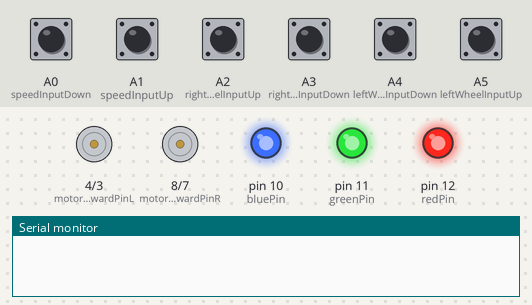
The sketch below on a simulated Arduino Uno, built with avr-gcc and run on an emulated ATmega328P. Parts: motor-driver pin pairs drawn as motors (green arrow = first pin HIGH = forward, orange = second pin HIGH = backward, longer = more drive, scaled by the enable pin), output pins drawn as LEDs (lit = HIGH), the last lines printed to the serial monitor. The inputs (shaded band) are chosen by the test bench; at power-on: A0 (speedInputDown), A1 (speedInputUp), A2 (rightWheelInputUp), A3 (rightWheelInputDown), A4 (leftWheelInputDown), A5 (leftWheelInputUp) LOW.

Above: at 1.2 s.
1.3 s: A0 (speedInputDown) pulled HIGH for 0.15 s
At 2.4 s:
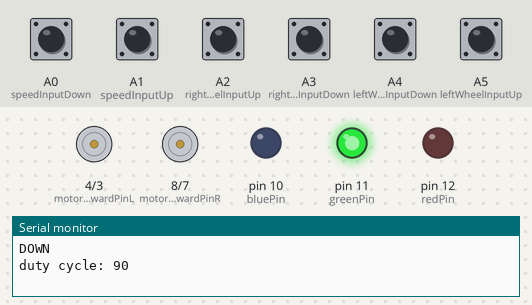
2.9 s: A1 (speedInputUp) pulled HIGH for 0.15 s
At 3.6 s:
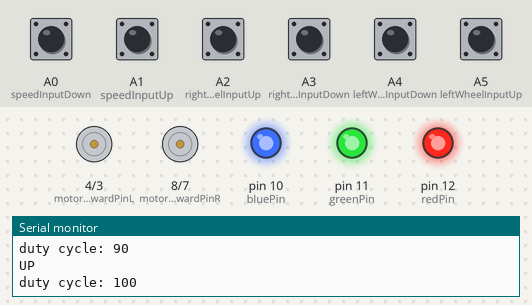
4.5 s: A2 (rightWheelInputUp) pulled HIGH for 0.15 s
At 4.58 s:
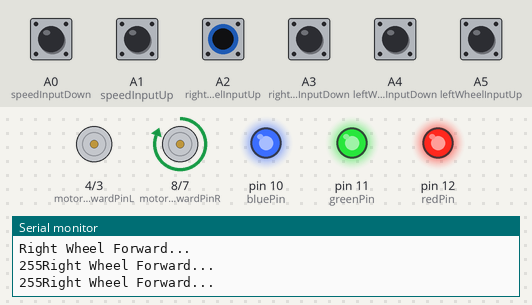
6.1 s: A3 (rightWheelInputDown) pulled HIGH for 0.15 s
At 6.18 s:
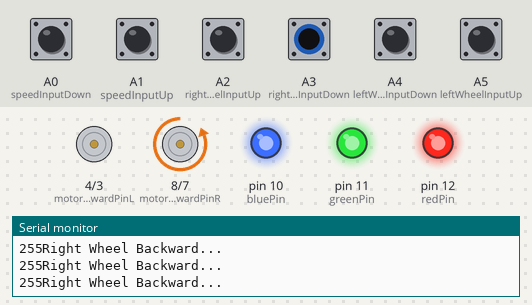
7.7 s: A4 (leftWheelInputDown) pulled HIGH for 0.15 s
At 7.78 s:
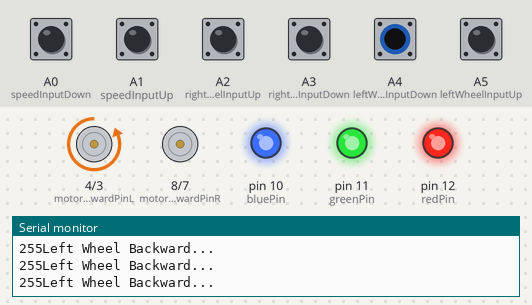
9.3 s: A5 (leftWheelInputUp) pulled HIGH for 0.15 s
At 9.37 s:
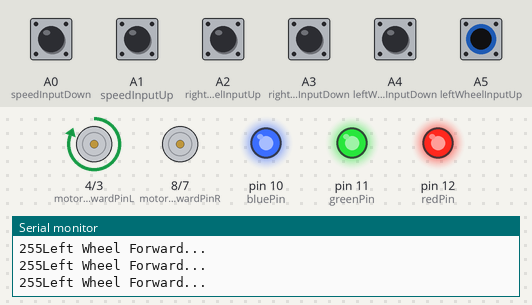
Timing chart, 0 to 11.9 s (numbered marks = the images above; inputs shaded):
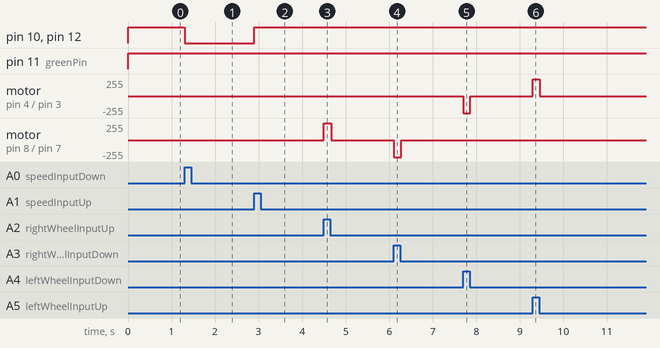

The sketch:

Arduino_Nano_Code.ino
```cpp
int duty_cycle = 100;
bool falling_edge = 1;
bool rising_edge = 1;

//define Analog input pins for the receiver

const int speedInputUp = A1;
const int speedInputDown = A0;
const int rightWheelInputUp = A2;
const int rightWheelInputDown = A3;
const int leftWheelInputUp = A5;
const int leftWheelInputDown = A4;

//define output pins to right motor
const int motorSpeedPinR = 5;
const int motorForwardPinR = 8; //used to be 8
const int motorBackwardPinR = 7;

//define output pins to left motor
const int motorSpeedPinL = 6;
const int motorForwardPinL = 4;
const int motorBackwardPinL = 3;

//define LED pins
const int redPin = 12;
const int greenPin = 11;
const int bluePin = 10; //used to be 2

//create variable for data to be used right
int motorSpeedValR = 0;
bool motorForwardR = false;
bool motorBackwardR = false;

//create variable for data to be used left
int motorSpeedValL = 0;
bool motorForwardL = false;
bool motorBackwardL = false;

void setup() {
  // put your setup code here, to run once:
  pinMode(speedInputUp, INPUT);
  pinMode(speedInputDown, INPUT);
  pinMode(rightWheelInputUp, INPUT);
  pinMode(rightWheelInputDown, INPUT);
  pinMode(leftWheelInputUp, INPUT);
  pinMode(leftWheelInputDown, INPUT);

  pinMode(motorSpeedPinR, OUTPUT);
  pinMode(motorForwardPinR, OUTPUT);
  pinMode(motorBackwardPinR, OUTPUT);

  pinMode(motorSpeedPinL, OUTPUT);
  pinMode(motorForwardPinL, OUTPUT);
  pinMode(motorBackwardPinL, OUTPUT);


  pinMode(redPin, OUTPUT);
  pinMode(bluePin, OUTPUT);
  pinMode(greenPin, OUTPUT);

  Serial.begin(9600);
}

void loop() {
  // put your main code here, to run repeatedly:

  speedControl();

  if (digitalRead(rightWheelInputUp)) {
      motorForwardR = true;
      motorBackwardR = false;
      Serial.println("Right Wheel Forward... ");
      Serial.print(motorSpeedValR);
    }
  else if (digitalRead(rightWheelInputDown)) {
      motorForwardR = false;
      motorBackwardR = true;
      Serial.println("Right Wheel Backward... ");
      Serial.print(motorSpeedValR);
    }
  else  {
      motorForwardR = false;
      motorBackwardR = false;
  }


  if (digitalRead(leftWheelInputUp)) {
      motorForwardL = true;
      motorBackwardL = false;
      Serial.println("Left Wheel Forward... ");
      Serial.print(motorSpeedValL);
    }
  else if (digitalRead(leftWheelInputDown)) {
      motorForwardL = false;
      motorBackwardL = true;
      Serial.println("Left Wheel Backward... ");
      Serial.print(motorSpeedValL);
    }
  else  {
      motorForwardL = false;
      motorBackwardL = false;
  }

    updateMotors();
}

int speedControl()  {


  if (digitalRead(speedInputUp)) {
    if (rising_edge == 1) {
      rising_edge = 0;
//      digitalWrite(8, HIGH);
      Serial.println("UP");
      if (duty_cycle >= 100) {
        duty_cycle = 100;
      }
      else duty_cycle += 10;
      Serial.print("duty cycle: ");
      Serial.println(duty_cycle);
    }
  }
  else {
    rising_edge = 1;
//    digitalWrite(8, LOW);
  }


  if (digitalRead(speedInputDown)) {
    if (falling_edge == 1) {
      falling_edge = 0;
//      digitalWrite(9, HIGH);
      Serial.println("DOWN");
      if (duty_cycle <= 0) {
        duty_cycle = 0;
      }
      else duty_cycle -= 10;
      Serial.print("duty cycle: ");
      Serial.println(duty_cycle);
    }
  }
  else {
    falling_edge = 1;
//    digitalWrite(9, LOW);
  }

  //Assign speed value based on duty cycle
  motorSpeedValL = map(duty_cycle, 0, 100, 100, 255);
  motorSpeedValR = map(duty_cycle, 0, 100, 100, 255);

  //Light up LED color based on current motor speed
  if (duty_cycle <= 30){
    digitalWrite(redPin, HIGH);
    digitalWrite(greenPin, LOW);
    digitalWrite(bluePin, LOW);
  }
  else if (duty_cycle <=60){
    digitalWrite(redPin, LOW);
    digitalWrite(greenPin, LOW);
    digitalWrite(bluePin, HIGH);
  }
  else if (duty_cycle <=90){
    digitalWrite(redPin, LOW);
    digitalWrite(greenPin, HIGH);
    digitalWrite(bluePin, LOW);
  }
  else {
    digitalWrite(redPin, HIGH);
    digitalWrite(greenPin, HIGH);
    digitalWrite(bluePin, HIGH);
  }
//    Serial.println("No change");
}


void updateMotors(){
  //using digitalwrite for direction pins
  digitalWrite(motorForwardPinR, motorForwardR);
  digitalWrite(motorBackwardPinR, motorBackwardR);

  //using digitalwrite for direction pins
  digitalWrite(motorForwardPinL, motorForwardL);
  digitalWrite(motorBackwardPinL, motorBackwardL);


  //using analogWrite for motor speed pins
  analogWrite(motorSpeedPinR, motorSpeedValR);

  //using analogWrite for motor speed pins
  analogWrite(motorSpeedPinL, motorSpeedValL);

}
```

Measured:
- after the input at 1.3 s, pin 10 (bluePin), pin 12 (redPin): HIGH → LOW at once
- after the input at 2.9 s, pin 10 (bluePin), pin 12 (redPin): LOW → HIGH at once
- after the input at 4.5 s, motor on pin 8 (motorForwardPinR) / pin 7 (motorBackwardPinR): stopped → forward 255/255 at once, → stopped 0.17 s later
- after the input at 6.1 s, motor on pin 8 (motorForwardPinR) / pin 7 (motorBackwardPinR): stopped → backward 255/255 at once, → stopped 0.17 s later
- after the input at 7.7 s, motor on pin 4 (motorForwardPinL) / pin 3 (motorBackwardPinL): stopped → backward 255/255 at once, → stopped 0.17 s later
- after the input at 9.3 s, motor on pin 4 (motorForwardPinL) / pin 3 (motorBackwardPinL): stopped → forward 255/255 at once, → stopped 0.16 s later
